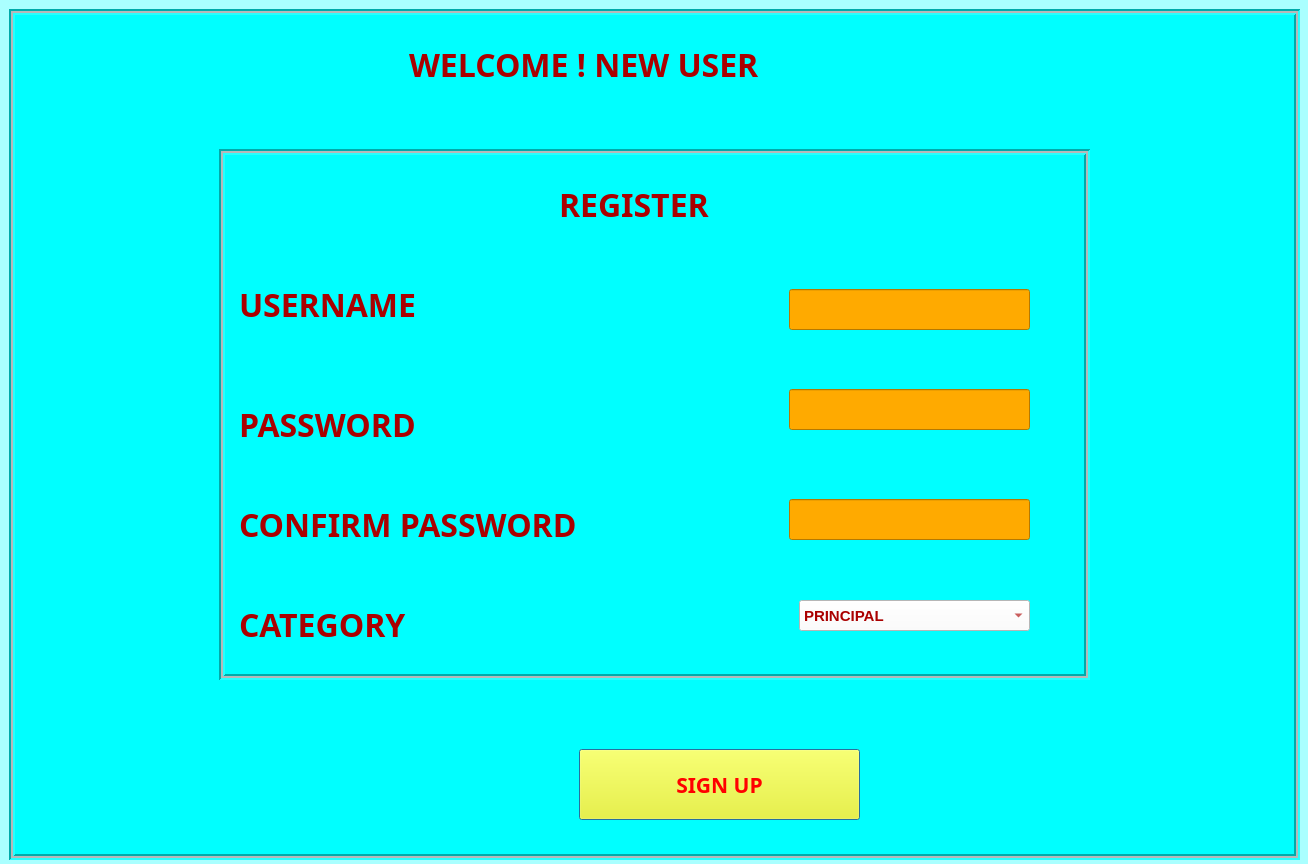
<?xml version="1.0" encoding="UTF-8"?>
<ui version="4.0">
 <class>Dialog</class>
 <widget class="QDialog" name="Dialog">
  <property name="geometry">
   <rect>
    <x>0</x>
    <y>0</y>
    <width>1308</width>
    <height>864</height>
   </rect>
  </property>
  <property name="windowTitle">
   <string>Dialog</string>
  </property>
  <property name="styleSheet">
   <string notr="true">background-color: rgb(170, 255, 255);</string>
  </property>
  <widget class="QWidget" name="verticalLayoutWidget">
   <property name="geometry">
    <rect>
     <x>9</x>
     <y>9</y>
     <width>1291</width>
     <height>851</height>
    </rect>
   </property>
   <layout class="QVBoxLayout" name="verticalLayout">
    <item>
     <widget class="QFrame" name="frame">
      <property name="styleSheet">
       <string notr="true">background-color: rgb(0, 255, 255);</string>
      </property>
      <property name="frameShape">
       <enum>QFrame::Box</enum>
      </property>
      <property name="frameShadow">
       <enum>QFrame::Sunken</enum>
      </property>
      <property name="lineWidth">
       <number>2</number>
      </property>
      <property name="midLineWidth">
       <number>2</number>
      </property>
      <widget class="QLabel" name="label">
       <property name="geometry">
        <rect>
         <x>400</x>
         <y>30</y>
         <width>591</width>
         <height>51</height>
        </rect>
       </property>
       <property name="font">
        <font>
         <family>Felix Titling</family>
         <pointsize>24</pointsize>
         <weight>75</weight>
         <bold>true</bold>
        </font>
       </property>
       <property name="styleSheet">
        <string notr="true">color: rgb(170, 0, 0);</string>
       </property>
       <property name="text">
        <string>WELCOME ! NEW USER</string>
       </property>
      </widget>
      <widget class="QFrame" name="frame_2">
       <property name="geometry">
        <rect>
         <x>210</x>
         <y>140</y>
         <width>871</width>
         <height>531</height>
        </rect>
       </property>
       <property name="styleSheet">
        <string notr="true">border-color: rgb(170, 0, 0);</string>
       </property>
       <property name="frameShape">
        <enum>QFrame::Box</enum>
       </property>
       <property name="frameShadow">
        <enum>QFrame::Sunken</enum>
       </property>
       <property name="lineWidth">
        <number>2</number>
       </property>
       <property name="midLineWidth">
        <number>2</number>
       </property>
       <widget class="QLabel" name="label_2">
        <property name="geometry">
         <rect>
          <x>340</x>
          <y>30</y>
          <width>261</width>
          <height>51</height>
         </rect>
        </property>
        <property name="font">
         <font>
          <family>Felix Titling</family>
          <pointsize>24</pointsize>
          <weight>75</weight>
          <bold>true</bold>
         </font>
        </property>
        <property name="styleSheet">
         <string notr="true">color: rgb(170, 0, 0);</string>
        </property>
        <property name="text">
         <string>REGISTER</string>
        </property>
       </widget>
       <widget class="QLabel" name="label_3">
        <property name="geometry">
         <rect>
          <x>20</x>
          <y>130</y>
          <width>261</width>
          <height>51</height>
         </rect>
        </property>
        <property name="font">
         <font>
          <family>Felix Titling</family>
          <pointsize>24</pointsize>
          <weight>75</weight>
          <bold>true</bold>
         </font>
        </property>
        <property name="styleSheet">
         <string notr="true">color: rgb(170, 0, 0);</string>
        </property>
        <property name="text">
         <string>USERNAME</string>
        </property>
       </widget>
       <widget class="QLabel" name="label_4">
        <property name="geometry">
         <rect>
          <x>20</x>
          <y>250</y>
          <width>261</width>
          <height>51</height>
         </rect>
        </property>
        <property name="font">
         <font>
          <family>Felix Titling</family>
          <pointsize>24</pointsize>
          <weight>75</weight>
          <bold>true</bold>
         </font>
        </property>
        <property name="styleSheet">
         <string notr="true">color: rgb(170, 0, 0);</string>
        </property>
        <property name="text">
         <string>PASSWORD</string>
        </property>
       </widget>
       <widget class="QLabel" name="label_5">
        <property name="geometry">
         <rect>
          <x>20</x>
          <y>350</y>
          <width>441</width>
          <height>51</height>
         </rect>
        </property>
        <property name="font">
         <font>
          <family>Felix Titling</family>
          <pointsize>24</pointsize>
          <weight>75</weight>
          <bold>true</bold>
         </font>
        </property>
        <property name="styleSheet">
         <string notr="true">color: rgb(170, 0, 0);</string>
        </property>
        <property name="text">
         <string>CONFIRM PASSWORD</string>
        </property>
       </widget>
       <widget class="QLabel" name="label_6">
        <property name="geometry">
         <rect>
          <x>20</x>
          <y>450</y>
          <width>261</width>
          <height>51</height>
         </rect>
        </property>
        <property name="font">
         <font>
          <family>Felix Titling</family>
          <pointsize>24</pointsize>
          <weight>75</weight>
          <bold>true</bold>
         </font>
        </property>
        <property name="styleSheet">
         <string notr="true">color: rgb(170, 0, 0);</string>
        </property>
        <property name="text">
         <string>CATEGORY</string>
        </property>
       </widget>
       <widget class="QLineEdit" name="USERNAMElineEdit">
        <property name="geometry">
         <rect>
          <x>570</x>
          <y>140</y>
          <width>241</width>
          <height>41</height>
         </rect>
        </property>
        <property name="styleSheet">
         <string notr="true">background-color: rgb(255, 170, 0);</string>
        </property>
       </widget>
       <widget class="QLineEdit" name="PASSEDlineEdit">
        <property name="geometry">
         <rect>
          <x>570</x>
          <y>240</y>
          <width>241</width>
          <height>41</height>
         </rect>
        </property>
        <property name="styleSheet">
         <string notr="true">background-color: rgb(255, 170, 0);</string>
        </property>
       </widget>
       <widget class="QLineEdit" name="CONPASSWDlineEdit">
        <property name="geometry">
         <rect>
          <x>570</x>
          <y>350</y>
          <width>241</width>
          <height>41</height>
         </rect>
        </property>
        <property name="styleSheet">
         <string notr="true">background-color: rgb(255, 170, 0);</string>
        </property>
       </widget>
       <widget class="QComboBox" name="CATEGORYcomboBox">
        <property name="geometry">
         <rect>
          <x>580</x>
          <y>451</y>
          <width>231</width>
          <height>31</height>
         </rect>
        </property>
        <property name="font">
         <font>
          <pointsize>11</pointsize>
          <weight>75</weight>
          <bold>true</bold>
         </font>
        </property>
        <property name="styleSheet">
         <string notr="true">color: rgb(170, 0, 0);
background-color: rgb(255, 255, 255);</string>
        </property>
        <item>
         <property name="text">
          <string>PRINCIPAL</string>
         </property>
        </item>
        <item>
         <property name="text">
          <string>TEACHER</string>
         </property>
        </item>
        <item>
         <property name="text">
          <string>STUDENT</string>
         </property>
        </item>
       </widget>
      </widget>
      <widget class="QPushButton" name="SIGNUPpushButton">
       <property name="geometry">
        <rect>
         <x>570</x>
         <y>740</y>
         <width>281</width>
         <height>71</height>
        </rect>
       </property>
       <property name="font">
        <font>
         <family>Felix Titling</family>
         <pointsize>16</pointsize>
         <weight>75</weight>
         <bold>true</bold>
        </font>
       </property>
       <property name="styleSheet">
        <string notr="true">color: rgb(255, 0, 0);
background-color: rgb(255, 255, 0);</string>
       </property>
       <property name="text">
        <string>SIGN UP</string>
       </property>
      </widget>
     </widget>
    </item>
   </layout>
  </widget>
 </widget>
 <resources/>
 <connections/>
</ui>
